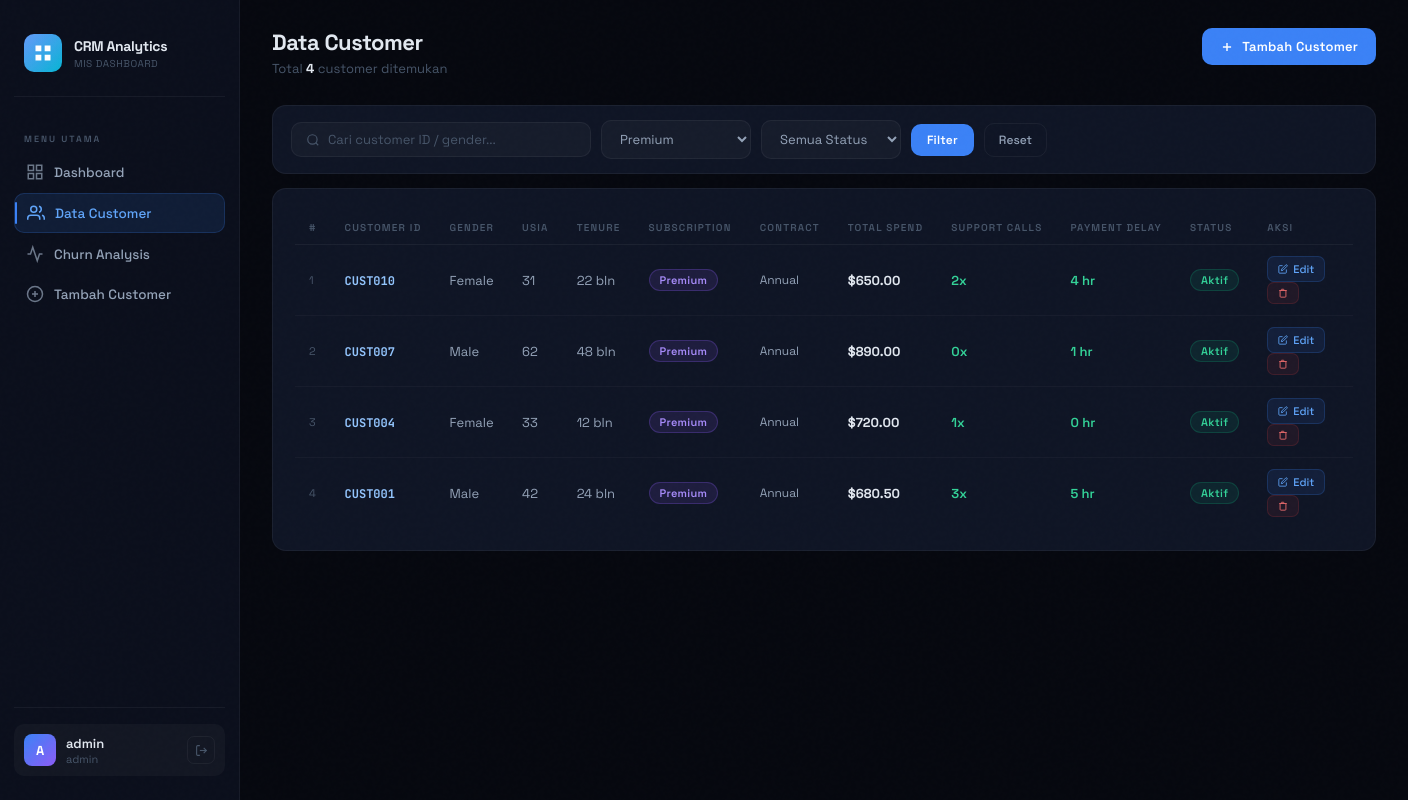
Screenshot of /customers.php?sub=Premium (signed in) with the database file from the repository.
### tables this page shows
CREATE TABLE IF NOT EXISTS customer_churn (
    id            INT AUTO_INCREMENT PRIMARY KEY,
    customerid    VARCHAR(50)  NOT NULL UNIQUE,
    age           INT          NOT NULL,
    gender        VARCHAR(10)  NOT NULL,
    tenure        INT          DEFAULT 0,
    usage_frequency INT        DEFAULT 0,
    support_calls   INT        DEFAULT 0,
    payment_delay   INT        DEFAULT 0,
    subscription_type VARCHAR(20) NOT NULL DEFAULT 'Basic',
    contract_length   VARCHAR(20) NOT NULL DEFAULT 'Monthly',
    total_spend       DECIMAL(10,2) DEFAULT 0.00,
    last_interaction  INT        DEFAULT 0,
    churn             TINYINT(1) DEFAULT 0,
    created_at        TIMESTAMP  DEFAULT CURRENT_TIMESTAMP,
    updated_at        TIMESTAMP  DEFAULT CURRENT_TIMESTAMP ON UPDATE CURRENT_TIMESTAMP
);

### customers.php (the view, shortened to what this page needs)
<?php
include 'koneksi.php';
$search   = mysqli_real_escape_string($conn, trim($_GET['q']   ?? ''));
$filterSub   = mysqli_real_escape_string($conn, $_GET['sub']   ?? '');
$filterChurn = isset($_GET['churn']) && $_GET['churn'] !== '' ? (int)$_GET['churn'] : '';
$where = "WHERE 1=1";
if ($filterSub !== '')  $where .= " AND subscription_type = '$filterSub'";
$perPage = 15;
$page    = max(1, (int)($_GET['page'] ?? 1));
$offset  = ($page - 1) * $perPage;
$totalRes = mysqli_query($conn, "SELECT COUNT(*) as c FROM customer_churn $where");
$total    = mysqli_fetch_assoc($totalRes)['c'];
$rows = mysqli_query($conn,
    "SELECT * FROM customer_churn $where ORDER BY id DESC LIMIT $perPage OFFSET $offset"
);
?>
<!DOCTYPE html>
<html lang="id">
<head>
<link rel="stylesheet" href="assets/style.css">
</head>
<body>
<?php include 'partials/sidebar.php'; ?>
<div class="main">
  <div class="page-header">
    <div>
      <div class="page-title">Data Customer</div>
      <div class="page-sub">Total <strong style="color:var(--text);"><?= number_format($total) ?></strong> customer ditemukan</div>
    </div>
    <a href="tambah.php" class="btn-primary">
      <svg width="14" height="14" viewBox="0 0 24 24" fill="none" stroke="currentColor" stroke-width="2.5"><line x1="12" y1="5" x2="12" y2="19"/><line x1="5" y1="12" x2="19" y2="12"/></svg>
      Tambah Customer
    </a>
  </div>
  <div class="section-card" style="padding:14px 18px; margin-bottom:14px;">
    <form method="GET" class="filter-bar">
      <div class="search-input">
        <svg class="search-icon" width="14" height="14" viewBox="0 0 24 24" fill="none" stroke="currentColor" stroke-width="2"><circle cx="11" cy="11" r="8"/><line x1="21" y1="21" x2="16.65" y2="16.65"/></svg>
        <input type="text" name="q" placeholder="Cari customer ID / gender..." value="<?= htmlspecialchars($search) ?>">
      </div>
      <select name="sub" class="form-select" style="width:150px;">
        <?php foreach (['Basic','Standard','Premium'] as $s): ?>
          <option value="<?= $s ?>" <?= $filterSub===$s ? 'selected':'' ?>><?= $s ?></option>
        <?php endforeach; ?>
      </select>
      <select name="churn" class="form-select" style="width:140px;">
        <option value="">Semua Status</option>
      </select>
      <button type="submit" class="btn-primary" style="padding:8px 16px;font-size:12px;">Filter</button>
      <a href="customers.php" class="btn-secondary" style="padding:8px 14px;font-size:12px;">Reset</a>
    </form>
  </div>
  <div class="section-card">
    <div class="table-wrap">
      <table>
        <thead>
          <tr>
            <th>#</th><th>Customer ID</th><th>Gender</th><th>Usia</th>
            <th>Tenure</th><th>Subscription</th><th>Contract</th>
            <th>Total Spend</th><th>Support Calls</th><th>Payment Delay</th>
            <th>Status</th><th>Aksi</th>
          </tr>
        </thead>
        <tbody>
        <?php if (mysqli_num_rows($rows) === 0): ?>
          <tr><td colspan="12" style="text-align:center;color:var(--muted);padding:32px;">Tidak ada data customer.</td></tr>
        <?php else: $no = $offset + 1; while ($r = mysqli_fetch_assoc($rows)): ?>
          <?php
            $subClass  = strtolower($r['subscription_type']);
            $callColor = $r['support_calls'] >= 7 ? '#f87171' : ($r['support_calls'] >= 4 ? '#fbbf24' : '#34d399');
            $delayColor= $r['payment_delay'] >= 20 ? '#f87171' : ($r['payment_delay'] >= 10 ? '#fbbf24' : '#34d399');
          ?>
          <tr>
            <td style="color:var(--muted);font-size:11px;"><?= $no++ ?></td>
            <td><strong style="color:#93c5fd;font-family:'JetBrains Mono',monospace;font-size:12px;"><?= htmlspecialchars($r['customerid']) ?></strong></td>
            <td><?= htmlspecialchars($r['gender']) ?></td>
            <td><?= $r['age'] ?></td>
            <td><?= $r['tenure'] ?> bln</td>
            <td><span class="badge badge-<?= $subClass ?>"><?= htmlspecialchars($r['subscription_type']) ?></span></td>
            <td style="font-size:12px;"><?= htmlspecialchars($r['contract_length']) ?></td>
            <td><strong>$<?= number_format($r['total_spend'], 2) ?></strong></td>
            <td><span style="color:<?= $callColor ?>;font-weight:600;"><?= $r['support_calls'] ?>x</span></td>
            <td><span style="color:<?= $delayColor ?>;font-weight:600;"><?= $r['payment_delay'] ?> hr</span></td>
            <td><?= $r['churn'] ? '<span class="badge badge-churn">Churn</span>' : '<span class="badge badge-active">Aktif</span>' ?></td>
            <td>
              <a href="edit.php?id=<?= urlencode($r['customerid']) ?>" class="action-btn btn-edit">
                <svg width="10" height="10" viewBox="0 0 24 24" fill="none" stroke="currentColor" stroke-width="2"><path d="M11 4H4a2 2 0 0 0-2 2v14a2 2 0 0 0 2 2h14a2 2 0 0 0 2-2v-7"/><path d="M18.5 2.5a2.121 2.121 0 0 1 3 3L12 15l-4 1 1-4 9.5-9.5z"/></svg>
                Edit
              </a>
              <a href="customers.php?hapus=<?= urlencode($r['customerid']) ?>&<?= http_build_query(array_filter(['q'=>$search,'sub'=>$filterSub,'churn'=>$filterChurn,'page'=>$page])) ?>"
                 class="action-btn btn-delete"
                 onclick="return confirm('Hapus customer <?= htmlspecialchars($r['customerid']) ?>?')">
                <svg width="10" height="10" viewBox="0 0 24 24" fill="none" stroke="currentColor" stroke-width="2"><polyline points="3 6 5 6 21 6"/><path d="M19 6v14a2 2 0 0 1-2 2H7a2 2 0 0 1-2-2V6m3 0V4a1 1 0 0 1 1-1h4a1 1 0 0 1 1 1v2"/></svg>
              </a>
            </td>
          </tr>
        <?php endwhile; endif; ?>
        </tbody>
      </table>
    </div>
  </div>
</div>
</body>
</html>

### assets/style.css (style rules this page uses)
:root { --bg: #06080f; --surface: #0b0f1c; --card: #0f1525; --card2: #141b2e; --accent: #3b82f6; --accent2: #06b6d4; --accent3: #10b981; --danger: #ef4444; --warn: #f59e0b; --purple: #8b5cf6; --text: #e2e8f0; --text2: #94a3b8; --muted: #475569; --border: rgba(59,130,246,0.12); --border2: rgba(255,255,255,0.05); --sidebar-w: 240px; --glow: 0 0 30px rgba(59,130,246,0.15); }
* { margin: 0; padding: 0; box-sizing: border-box; }
html { scroll-behavior: smooth; }
body { font-family: 'Space Grotesk', sans-serif; background: var(--bg); color: var(--text); min-height: 100vh; display: flex; overflow-x: hidden; }
body::before { content: ''; position: fixed; inset: 0; pointer-events: none; z-index: 9999; opacity: 0.4; }
.main { margin-left: var(--sidebar-w); flex: 1; padding: 28px 32px; min-height: 100vh; animation: fadeIn 0.5s ease; }
.page-header { display: flex; align-items: flex-start; justify-content: space-between; margin-bottom: 28px; }
.page-title { font-size: 22px; font-weight: 700; color: var(--text); letter-spacing: -0.5px; }
.page-sub { font-size: 13px; color: var(--muted); margin-top: 4px; }
.section-card { background: var(--card); border: 1px solid var(--border2); border-radius: 14px; padding: 22px; margin-bottom: 20px; transition: border-color 0.2s; }
.table-wrap { overflow-x: auto; }
table { width: 100%; border-collapse: collapse; font-size: 13px; }
thead th { padding: 10px 14px; text-align: left; font-size: 10px; font-weight: 600; letter-spacing: 1.2px; text-transform: uppercase; color: var(--muted); border-bottom: 1px solid var(--border2); white-space: nowrap; }
tbody tr { border-bottom: 1px solid rgba(255,255,255,0.03); transition: background 0.15s; }
tbody tr:last-child { border-bottom: none; }
td { padding: 11px 14px; color: var(--text2); vertical-align: middle; }
td strong { color: var(--text); }
.badge { display: inline-flex; align-items: center; padding: 3px 10px; border-radius: 20px; font-size: 11px; font-weight: 600; letter-spacing: 0.3px; }
.badge-premium { background: rgba(139,92,246,0.12); color: #a78bfa; border: 1px solid rgba(139,92,246,0.25); }
.badge-active { background: rgba(16,185,129,0.1); color: #34d399; border: 1px solid rgba(16,185,129,0.2); }
.action-btn { display: inline-flex; align-items: center; gap: 5px; padding: 5px 10px; border-radius: 7px; font-size: 11px; font-weight: 500; text-decoration: none; transition: all 0.15s; cursor: pointer; border: 1px solid transparent; margin-right: 4px; }
.btn-edit { background: rgba(59,130,246,0.1); color: #60a5fa; border-color: rgba(59,130,246,0.2); }
.btn-delete { background: rgba(239,68,68,0.08); color: #f87171; border-color: rgba(239,68,68,0.15); }
.btn-primary { display: inline-flex; align-items: center; gap: 8px; padding: 10px 18px; background: var(--accent); color: white; border-radius: 10px; font-size: 13px; font-weight: 600; text-decoration: none; cursor: pointer; border: none; transition: all 0.2s; font-family: 'Space Grotesk', sans-serif; letter-spacing: 0.2px; }
.btn-secondary { display: inline-flex; align-items: center; gap: 8px; padding: 9px 16px; background: transparent; color: var(--text2); border-radius: 10px; font-size: 13px; font-weight: 500; text-decoration: none; cursor: pointer; border: 1px solid var(--border2); transition: all 0.2s; font-family: 'Space Grotesk', sans-serif; }
.filter-bar { display: flex; gap: 10px; align-items: center; flex-wrap: wrap; }
.search-input { display: flex; align-items: center; gap: 8px; background: rgba(255,255,255,0.03); border: 1px solid var(--border2); border-radius: 10px; padding: 8px 14px; flex: 1; min-width: 200px; max-width: 300px; }
.search-input input { background: none; border: none; outline: none; color: var(--text); font-size: 13px; font-family: 'Space Grotesk', sans-serif; width: 100%; }
.search-input input::placeholder { color: var(--muted); }
.search-icon { color: var(--muted); flex-shrink: 0; }
.form-select { background: rgba(255,255,255,0.03); border: 1px solid var(--border2); border-radius: 10px; padding: 9px 14px; color: var(--text2); font-size: 13px; font-family: 'Space Grotesk', sans-serif; outline: none; cursor: pointer; transition: border-color 0.2s; }

### rows the page displays
customer_churn: customerid "CUST010", gender "Female", age "31", tenure "22", subscription_type "Premium", contract_length "Annual", total_spend "650.00", support_calls "2", payment_delay "4", churn "Aktif"
customer_churn: customerid "CUST007", gender "Male", age "62", tenure "48", subscription_type "Premium", contract_length "Annual", total_spend "890.00", support_calls "0", payment_delay "1", churn "Aktif"
customer_churn: customerid "CUST004", gender "Female", age "33", tenure "12", subscription_type "Premium", contract_length "Annual", total_spend "720.00", support_calls "1", payment_delay "0", churn "Aktif"
customer_churn: customerid "CUST001", gender "Male", age "42", tenure "24", subscription_type "Premium", contract_length "Annual", total_spend "680.50", support_calls "3", payment_delay "5", churn "Aktif"

### other values shown
substr($_SESSION['username'] ?? 'A', 0, 1) "A"
$_SESSION['username'] "admin"
$_SESSION['role'] "admin"
$total "4"
form field sub "Premium"
